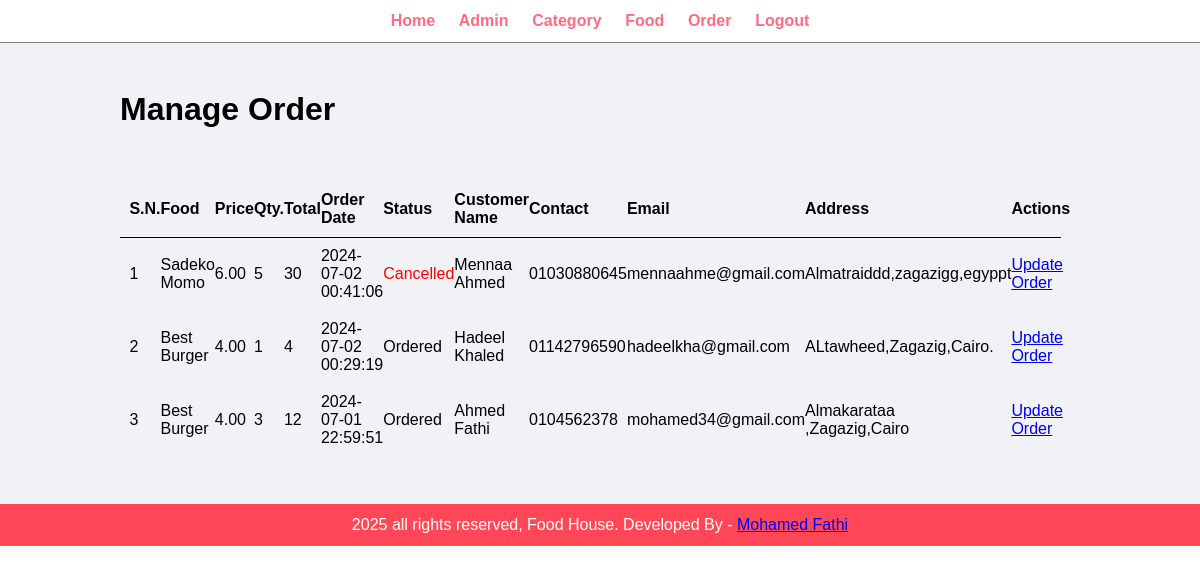
The page /admin/manage-order.php (signed in) on the database its author committed.
### tables this page shows
CREATE TABLE `tbl_order` (
  `id` int UNSIGNED NOT NULL,
  `food` varchar(255) NOT NULL,
  `price` decimal(10,2) NOT NULL,
  `qty` int NOT NULL,
  `total` varchar(255) NOT NULL,
  `order_date` datetime NOT NULL,
  `status` varchar(255) NOT NULL,
  `customer_name` varchar(255) NOT NULL,
  `customer_contact` varchar(255) NOT NULL,
  `customer_email` varchar(255) NOT NULL,
  `customer_address` varchar(255) NOT NULL
);

### admin/manage-order.php (the view, shortened to what this page needs)
<?php
include "partials/menu.php";
?>
<div class="main-content">
    <div class="wrapper">
        <h1>Manage Order </h1>
        <br><br><br>
        <table class="tbl-full">
            <tr>
                <th>S.N.</th>
                <th>Food</th>
                <th>Price</th>
                <th>Qty.</th>
                <th>Total</th>
                <th>Order Date</th>
                <th>Status</th>
                <th>Customer Name</th>
                <th>Contact</th>
                <th>Email</th>
                <th>Address</th>
                <th>Actions</th>
            </tr>
        <?php
            $sql = "SELECT * FROM tbl_order ORDER BY id DESC";
            $res = mysqli_query($conn, $sql);
            $count = mysqli_num_rows($res);
            $sn = 1;
            if($count > 0) {
                while($row = mysqli_fetch_assoc($res)) {
                    $id = $row['id'];
                    $food = $row['food'];
                    $price = $row['price'];
                    $qty = $row['qty'];
                    $total = $row['total'];
                    $order_date = $row['order_date'];
                    $status = $row['status'];
                    $customer_name = $row['customer_name'];
                    $customer_contact = $row['customer_contact'];
                    $customer_email = $row['customer_email'];
                    $customer_address = $row['customer_address'];
                    ?>
                    <tr>
                        <td><?php echo $sn++; ?></td>
                        <td><?php echo $food; ?></td>
                        <td><?php echo $price; ?></td>
                        <td><?php echo $qty; ?></td>
                        <td><?php echo $total; ?></td>
                        <td><?php echo $order_date; ?></td>
                        <td>
                            <?php
                            if($status == "Ordered") {
                                echo "<label>$status</label>";
                            } elseif($status == "On Delivery") {
                                echo "<label style='color:orange;'>$status</label>";
                            } elseif($status == "Delivered") {
                                echo "<label style='color:green;'>$status</label>";
                            } elseif($status == "Cancelled") {
                                echo "<label style='color:red;'>$status</label>";
                            }
                            ?>
                        </td>
                        <td><?php echo $customer_name; ?></td>
                        <td><?php echo $customer_contact; ?></td>
                        <td><?php echo $customer_email; ?></td>
                        <td><?php echo $customer_address; ?></td>
                        <td>
                            <a href="<?php echo SITEURL; ?>admin/update-order.php?id=<?php echo $id; ?>" class="btn-secondary">Update Order</a>
                        </td>
                    </tr>
                    <?php
                }
            } else {
                echo "<tr><td colspan='12' class='error'>Orders Not Available</td></tr>";
            }
            ?>
        </table>
    </div>
</div>
<?php include('partials/footer.php'); ?>

### css/admin.css (style rules this page uses)
* { margin: 0; padding: 0; font-family: Arial, Helvetica, sans-serif; }
.wrapper { padding: 1%; width: 80%; margin: 0 auto; }
.tbl-full { width: 90%; border-collapse: collapse; }
table tr th { border-bottom: 1px solid black; text-align: left; padding: 1%; }
table tr td { padding: 1%; }
.main-content { background-color: #f1f2f6; padding: 3% 0; }

### rows shown on the page
tbl_order: food "Sadeko Momo", price "6.00", qty "5", total "30", order_date "2024-07-02 00:41:06", status "Cancelled", customer_name "Mennaa Ahmed", customer_contact "01030880645", customer_email "mennaahme@gmail.com", customer_address "Almatraiddd,zagazigg,egyppt"
tbl_order: food "Best Burger", price "4.00", qty "1", total "4", order_date "2024-07-02 00:29:19", status "Ordered", customer_name "Hadeel Khaled", customer_contact "01142796590", customer_email "hadeelkha@gmail.com", customer_address "ALtawheed,Zagazig,Cairo."
tbl_order: food "Best Burger", price "4.00", qty "3", total "12", order_date "2024-07-01 22:59:51", status "Ordered", customer_name "Ahmed Fathi", customer_contact "0104562378", customer_email "mohamed34@gmail.com", customer_address "Almakarataa ,Zagazig,Cairo"
